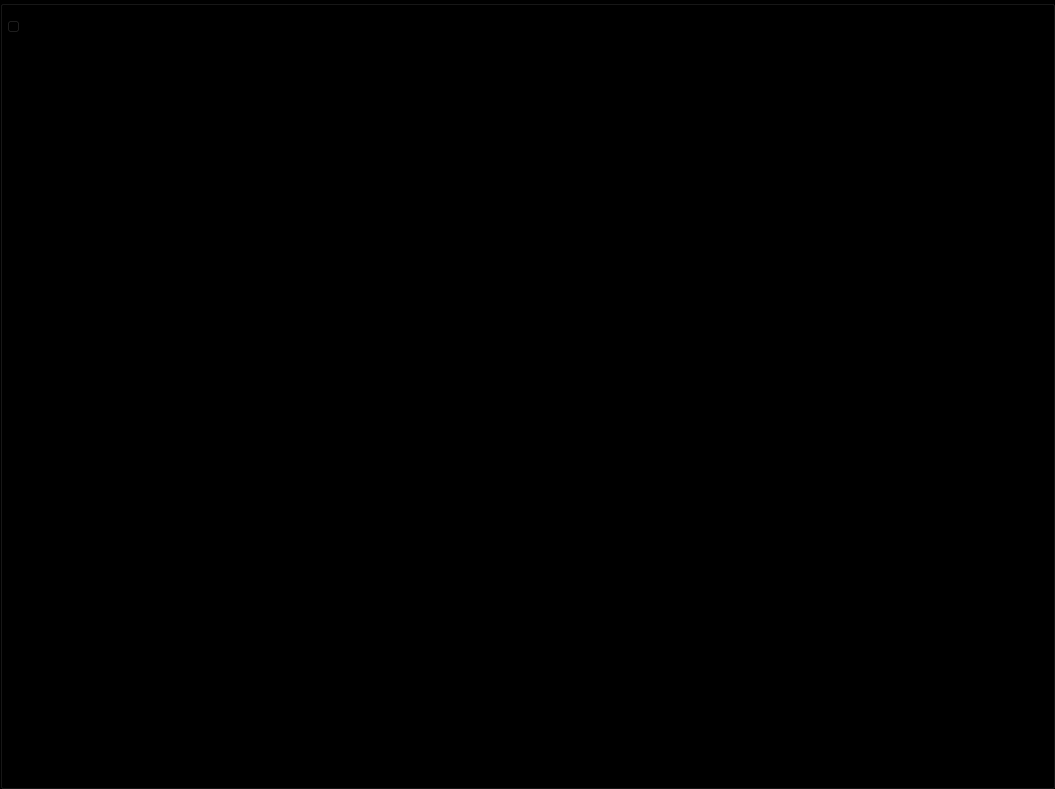
<?xml version="1.0" encoding="UTF-8"?>
<ui version="4.0">
 <class>MainWindow</class>
 <widget class="QMainWindow" name="MainWindow">
  <property name="geometry">
   <rect>
    <x>0</x>
    <y>0</y>
    <width>1055</width>
    <height>789</height>
   </rect>
  </property>
  <property name="sizePolicy">
   <sizepolicy hsizetype="Expanding" vsizetype="Expanding">
    <horstretch>0</horstretch>
    <verstretch>0</verstretch>
   </sizepolicy>
  </property>
  <property name="acceptDrops">
   <bool>false</bool>
  </property>
  <property name="windowTitle">
   <string>MainWindow</string>
  </property>
  <widget class="QWidget" name="centralwidget">
   <property name="sizePolicy">
    <sizepolicy hsizetype="Expanding" vsizetype="Expanding">
     <horstretch>0</horstretch>
     <verstretch>0</verstretch>
    </sizepolicy>
   </property>
   <property name="font">
    <font>
     <family>Times New Roman</family>
     <pointsize>14</pointsize>
    </font>
   </property>
   <property name="styleSheet">
    <string notr="true">background-color: rgb(100, 100, 100);</string>
   </property>
   <layout class="QHBoxLayout" name="central_h_layoout">
    <property name="spacing">
     <number>0</number>
    </property>
    <property name="leftMargin">
     <number>0</number>
    </property>
    <property name="topMargin">
     <number>0</number>
    </property>
    <property name="rightMargin">
     <number>0</number>
    </property>
    <property name="bottomMargin">
     <number>0</number>
    </property>
    <item>
     <widget class="QGroupBox" name="box3D">
      <property name="sizePolicy">
       <sizepolicy hsizetype="Expanding" vsizetype="Expanding">
        <horstretch>0</horstretch>
        <verstretch>0</verstretch>
       </sizepolicy>
      </property>
      <property name="styleSheet">
       <string notr="true">background-color: rgb(0, 0, 0);</string>
      </property>
      <property name="title">
       <string/>
      </property>
      <property name="flat">
       <bool>false</bool>
      </property>
      <layout class="QVBoxLayout" name="verticalLayout_2" stretch="1,19">
       <property name="spacing">
        <number>0</number>
       </property>
       <property name="leftMargin">
        <number>0</number>
       </property>
       <property name="topMargin">
        <number>0</number>
       </property>
       <property name="rightMargin">
        <number>0</number>
       </property>
       <property name="bottomMargin">
        <number>0</number>
       </property>
       <item>
        <widget class="QGroupBox" name="edit3D_box">
         <property name="sizePolicy">
          <sizepolicy hsizetype="Expanding" vsizetype="Expanding">
           <horstretch>0</horstretch>
           <verstretch>0</verstretch>
          </sizepolicy>
         </property>
         <property name="styleSheet">
          <string notr="true">border:None;</string>
         </property>
         <property name="title">
          <string/>
         </property>
         <property name="flat">
          <bool>true</bool>
         </property>
         <layout class="QHBoxLayout" name="horizontalLayout_6">
          <property name="spacing">
           <number>0</number>
          </property>
          <property name="leftMargin">
           <number>0</number>
          </property>
          <property name="topMargin">
           <number>0</number>
          </property>
          <property name="rightMargin">
           <number>0</number>
          </property>
          <property name="bottomMargin">
           <number>0</number>
          </property>
          <item>
           <widget class="QSlider" name="horizontalSlider_2">
            <property name="orientation">
             <enum>Qt::Horizontal</enum>
            </property>
           </widget>
          </item>
         </layout>
        </widget>
       </item>
       <item>
        <widget class="QVTKWidget" name="widget_3D" native="true">
         <property name="sizePolicy">
          <sizepolicy hsizetype="Expanding" vsizetype="Expanding">
           <horstretch>0</horstretch>
           <verstretch>0</verstretch>
          </sizepolicy>
         </property>
         <property name="font">
          <font>
           <family>Times New Roman</family>
           <pointsize>14</pointsize>
          </font>
         </property>
         <property name="styleSheet">
          <string notr="true">background-color: rgb(0, 0, 0);border:none;</string>
         </property>
        </widget>
       </item>
      </layout>
     </widget>
    </item>
   </layout>
  </widget>
  <action name="action_open_folder">
   <property name="icon">
    <iconset>
     <normaloff>resource/文件夹_1.png</normaloff>resource/文件夹_1.png</iconset>
   </property>
   <property name="text">
    <string>open folder</string>
   </property>
   <property name="font">
    <font>
     <family>Times New Roman</family>
     <pointsize>12</pointsize>
     <bold>true</bold>
    </font>
   </property>
  </action>
  <action name="action_close">
   <property name="icon">
    <iconset>
     <normaloff>resource/退出.png</normaloff>resource/退出.png</iconset>
   </property>
   <property name="text">
    <string>quit</string>
   </property>
   <property name="font">
    <font>
     <family>Times New Roman</family>
     <pointsize>12</pointsize>
    </font>
   </property>
  </action>
  <action name="actionopen_file">
   <property name="icon">
    <iconset>
     <normaloff>resource/文件.png</normaloff>resource/文件.png</iconset>
   </property>
   <property name="text">
    <string>open file</string>
   </property>
   <property name="font">
    <font>
     <family>Times New Roman</family>
     <pointsize>12</pointsize>
    </font>
   </property>
  </action>
 </widget>
 <customwidgets>
  <customwidget>
   <class>QVTKWidget</class>
   <extends>QWidget</extends>
   <header>QVTKWidget.h</header>
  </customwidget>
 </customwidgets>
 <resources>
  <include location="resource/navigation.qrc"/>
 </resources>
 <connections/>
</ui>
